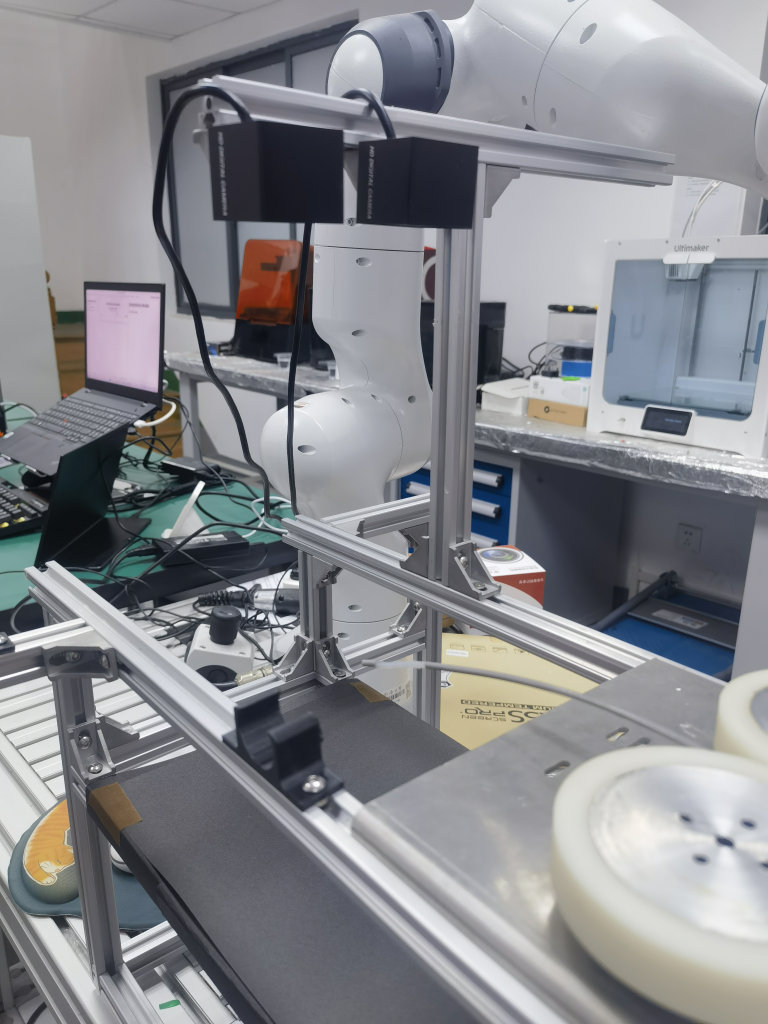
#> input picture images/1685446122247.jpg, 3072 x 4096 px, given in place of the camera (shown at 1/4 size)
$ python main.py   (older library calls are emulated)
#> lines starting #> are read from the running program, lines starting #| are printed output that depends on the picture; after the words box and inside, x2 and y2 are one past the last pixel; in counts of white or black regions, pixels touching at a corner belong together
#> further down, frameLeft is the input picture: shape (4096, 3072, 3); mean B, G, R 140.1, 135.9, 134.4
### Stereo_Vision.py
import cv2
import Params as P
import numpy as np

def get_point_cloud(disparity, Q):
    """
    根据视差图和投影矩阵计算深度图

    Args:
        disparity: 视差图
        Q: 投影矩阵

    Returns:
        Points3D: 三维点云
    """

    Points3D = cv2.reprojectImageTo3D(disparity, Q, handleMissingValues=True)  # 根据视差图和投影矩阵计算三维点云

    return Points3D


def imgsTodisparity(frameLeft, frameRight, SGBM_parameters: P.StereoParamsInit, debug=False):
    """
    将左右图像转换为视差图和三维点云

    Args:
        frameLeft: 左图像帧
        frameRight: 右图像帧
        SGBM_parameters: 立体匹配算法参数
        debug: 是否启用调试模式

    Returns:
        disp: 视差图
        ThreeD: 三维点云
    """
#> called with debug = True

    imgL_rectified = cv2.remap(frameLeft, P.mapLx, P.mapLy, cv2.INTER_LINEAR)  # 左图像校正
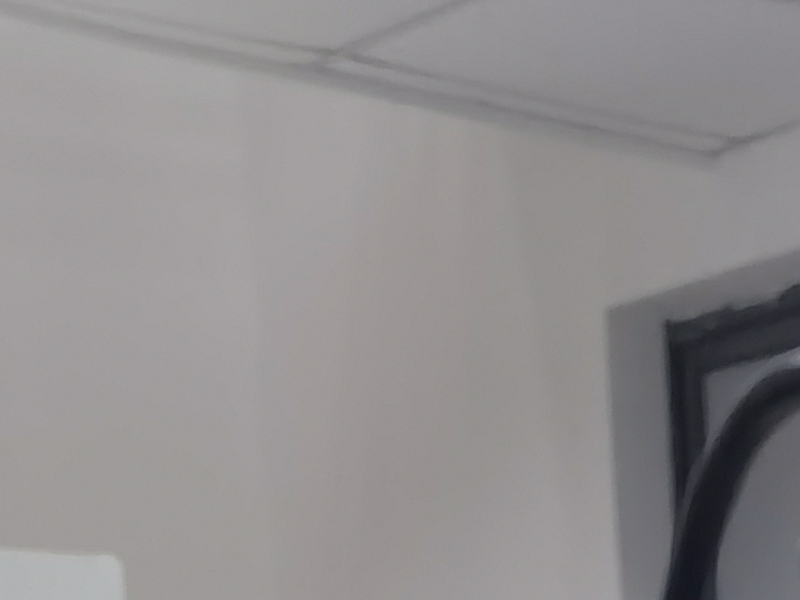
#> imgL_rectified: shape (600, 800, 3); mean B, G, R 142.7, 141.8, 144.5
    imgR_rectified = cv2.remap(frameRight, P.mapRx, P.mapRy, cv2.INTER_LINEAR)  # 右图像校正
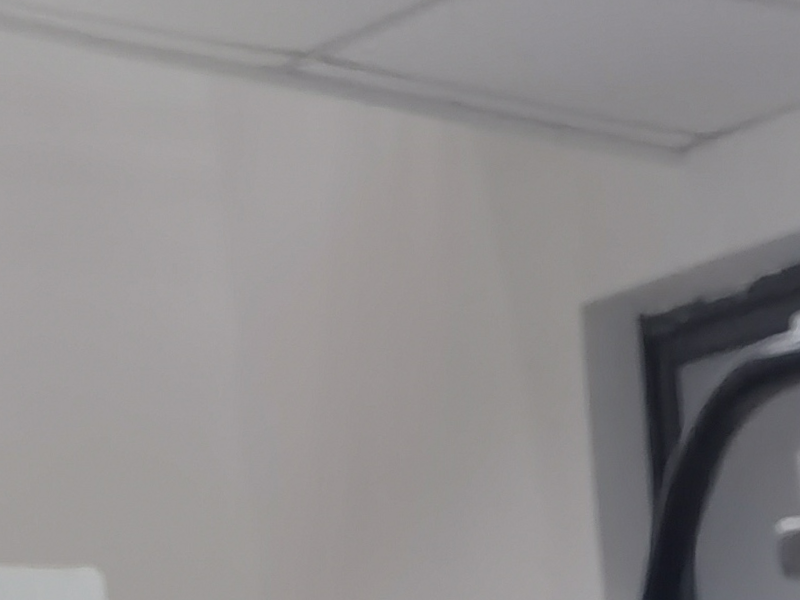
#> imgR_rectified: shape (600, 800, 3); mean B, G, R 141.4, 140.4, 143

    imgL_gray = cv2.cvtColor(imgL_rectified, cv2.COLOR_BGR2GRAY)  # 转换为灰度图像
    imgR_gray = cv2.cvtColor(imgR_rectified, cv2.COLOR_BGR2GRAY)  # 转换为灰度图像

    parameters = SGBM_parameters.getParams()  # 获取立体匹配算法参数
    left_matcher = cv2.StereoSGBM_create(**parameters)  # 创建立体匹配对象

    disp = left_matcher.compute(imgL_gray, imgR_gray).astype(np.float32) / 16.0  # 计算视差图
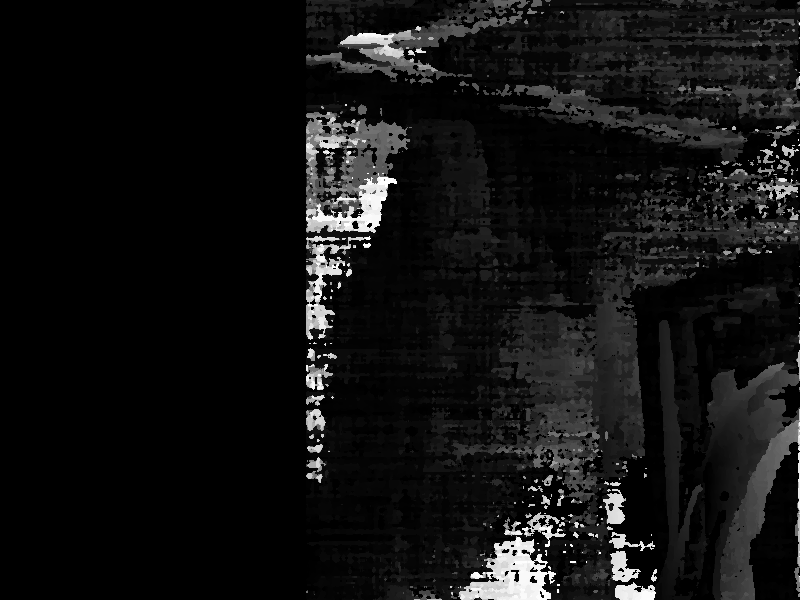
#> disp: shape (600, 800) float32; min 49, max 305, mean 67.7; drawn with min black and max white

    ThreeD = get_point_cloud(disp, P.Q)  # 根据视差图和投影矩阵计算三维点云
#> in get_point_cloud, `Points3D = cv2.reprojectImageTo3D(disparity, Q, handleMissingValues=Tr..`:
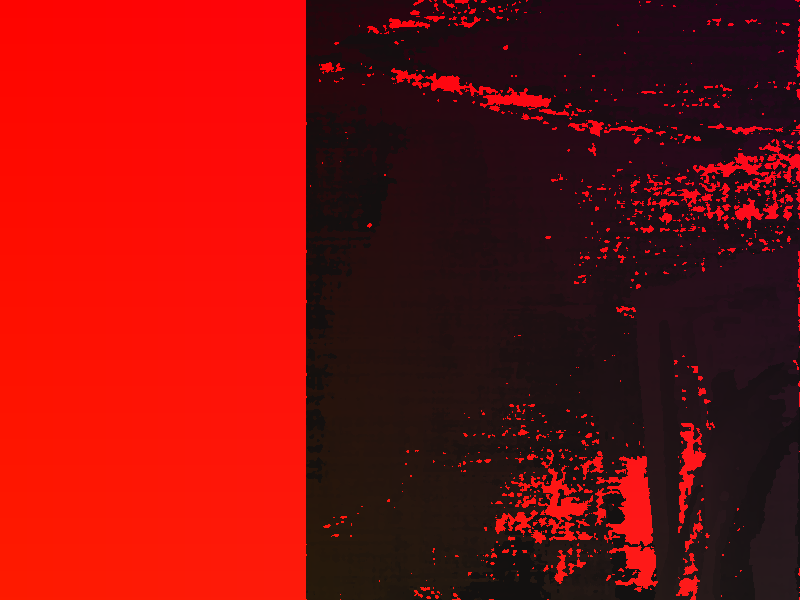
#> Points3D: shape (600, 800, 3) float32; mean of channels 0, 1, 2 -59.5, 0.4, 4674.3; drawn with min black and max white

    if debug:
        cv2.namedWindow('dispVisualized', cv2.WINDOW_AUTOSIZE)
        cv2.resizeWindow('dispVisualized', 800, 600)

        dispVisualized = cv2.normalize(disp, disp, alpha=0, beta=255, norm_type=cv2.NORM_MINMAX, dtype=cv2.CV_8U)
        cv2.imshow('dispVisualized', dispVisualized)

    return disp, ThreeD

### Feature_Extraction.py
import cv2
import numpy as np
import Params as P
import Convolution as COV


def HSV_segmentation(RGBimage, lower, upper, mask) -> object:
    """
    对RGB图像进行HSV颜色空间分割

    Args:
        RGBimage: 输入的RGB图像
        lower: HSV的下界
        upper: HSV的上界
        mask: 分割掩码

    Returns:
        output: 分割结果图像
    """
    input = RGBimage.copy()

    # 使用掩码进行图像位与操作
    input = cv2.bitwise_and(input, input, mask=mask)
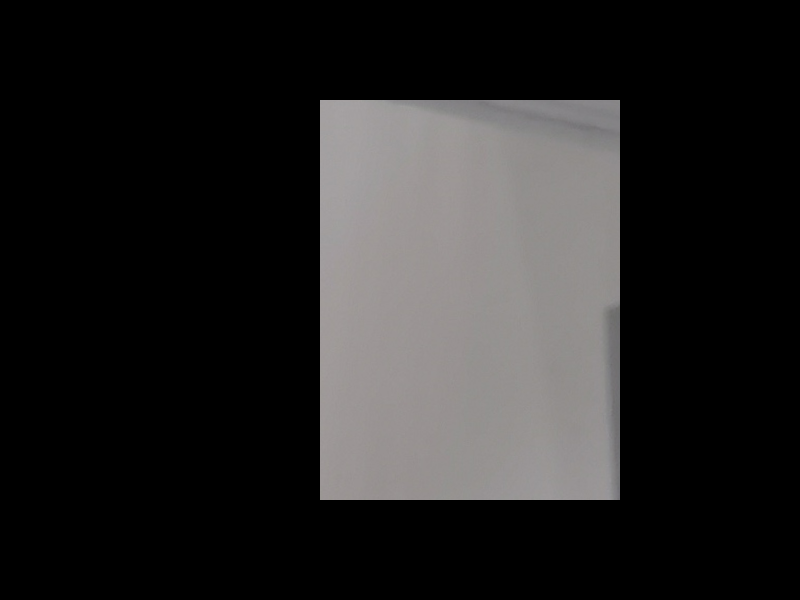
#> input: shape (600, 800, 3); mean B, G, R 36.4, 36.6, 37.6

    # 将图像转换为HSV颜色空间
    HSVimage = cv2.cvtColor(input, cv2.COLOR_BGR2HSV)
#> HSVimage: shape (600, 800, 3); mean H, S, V 8.4, 2.1, 37.6

    # 根据HSV下界和上界进行分割
    output = cv2.inRange(HSVimage, lower, upper)
#> output: shape (600, 800); every value is 0

    # 对分割结果进行膨胀操作
    kernel = np.ones((7, 7), np.uint8)
    output = cv2.dilate(output, kernel, iterations=1)

    # 对分割结果进行腐蚀操作
    kernel = np.ones((3, 3), np.uint8)
    output = cv2.erode(output, kernel, iterations=2)

    return output


def Centerline_Extraction(SEGimage) -> object:
    """
    提取中心线

    Args:
        SEGimage: 分割图像

    Returns:
        skeleton: 中心线图像
        target: 中心线上的目标点坐标
    """
    input = SEGimage.copy()

    finished = False
    size = np.size(input)
#> size = 480000
    skeleton = np.zeros(input.shape, np.uint8)
    initialsize = cv2.countNonZero(input)
#> initialsize = 0
    zeros = initialsize
#> zeros = 0

    while (not finished):
        kersize = 3
        kernel = cv2.getStructuringElement(cv2.MORPH_CROSS, (kersize, kersize))

        eroded = cv2.erode(input, kernel)
        temp = cv2.dilate(eroded, kernel)
        temp = cv2.subtract(input, temp)

        skeleton = cv2.bitwise_or(skeleton, temp)
        input = eroded.copy()

        zeros = size - cv2.countNonZero(input)
        if zeros == size:
            finished = True
#> this loop made 1 pass
#> zeros on pass 1: 480000

    # 对中心线进行膨胀操作
    kernel = np.ones((3, 3), np.uint8)
    skeleton = cv2.dilate(skeleton, kernel, iterations=2)

    # 对中心线进行腐蚀操作
    kernel = np.ones((3, 3), np.uint8)
    skeleton = cv2.erode(skeleton, kernel, iterations=2)

    # 获取中心线上的目标点坐标
    target = np.where(skeleton == 255)
#> target = (empty array, empty array)
    target = np.array(target).T
#> target = empty array

    return skeleton, target


def getTargetPoints(frameLeft, GP: P.GlobalPara, debug=False):
    """
    获取目标点集

    Args:
        frameLeft: 左摄像头图像帧
        GP: 全局参数
        debug: 是否开启调试模式
        imgOriginal: 原始图像（用于调试）

    Returns:
        covP: 目标点集
    """
    imgL_rectified = cv2.remap(frameLeft, P.mapLx, P.mapLy, cv2.INTER_LINEAR)

    maskLeft = np.zeros(imgL_rectified.shape[:2], dtype=np.uint8)
    maskLeft[GP.ROILeftP1[1]:GP.ROILeftP2[1], GP.ROILeftP1[0]:GP.ROILeftP2[0]] = 255

    SEGimage = HSV_segmentation(imgL_rectified, GP.lower, GP.upper, mask=maskLeft)

    SKEimage, TargetPoints = Centerline_Extraction(SEGimage)
#> TargetPoints = empty array

#> (the run stopped early here; a loop or call above may not have finished)
